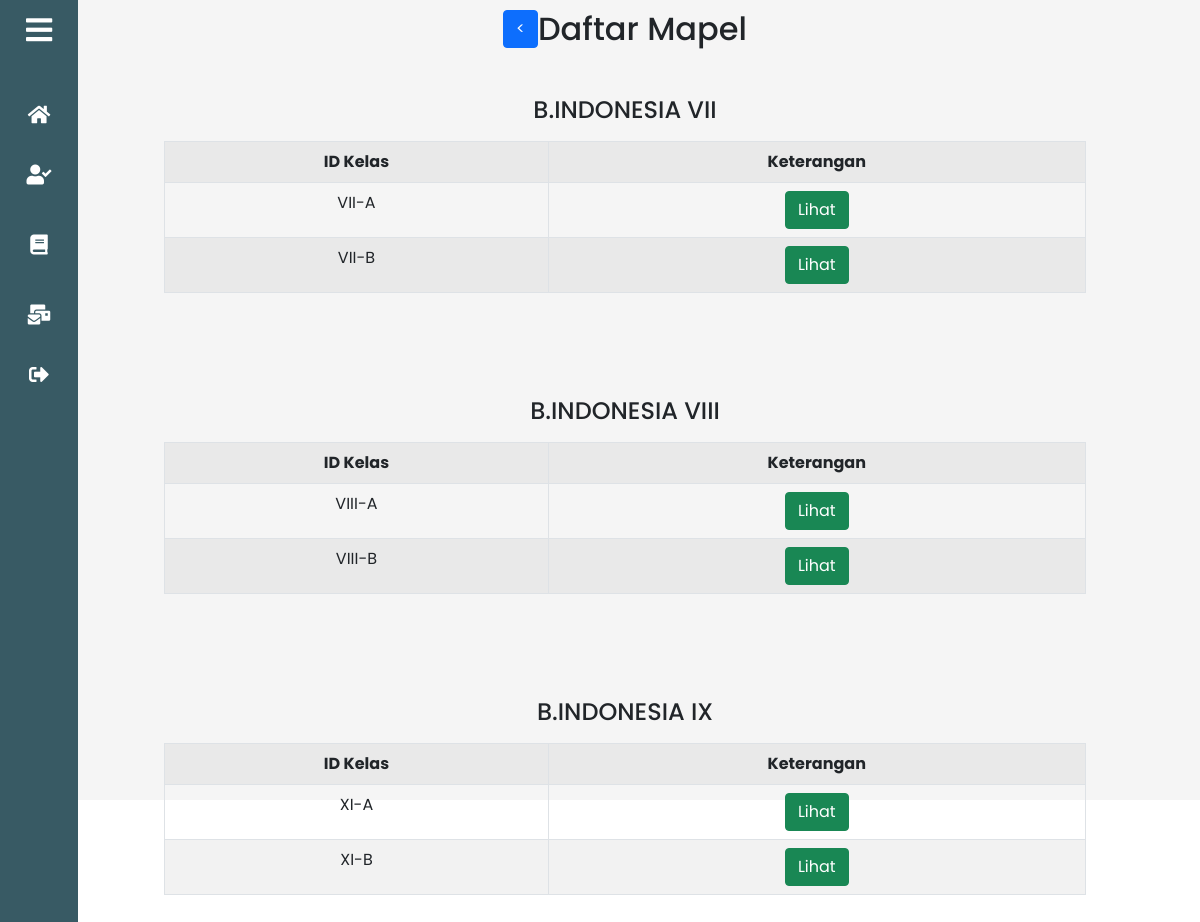
The page /teacher/crud_absen/mapel.php (signed in) on the database its author committed.
### tables this page shows
CREATE TABLE `mapel` (
  `ID_MAPEL` varchar(20) NOT NULL,
  `ID_GURU` varchar(20) DEFAULT NULL,
  `ID_ADMIN` varchar(20) DEFAULT NULL,
  `MAPEL` varchar(20) DEFAULT NULL
);

CREATE TABLE `belajar` (
  `ID_KELAS` varchar(20) NOT NULL,
  `ID_MAPEL` varchar(20) NOT NULL
);

CREATE TABLE `kelas` (
  `ID_KELAS` varchar(20) NOT NULL,
  `ID_ADMIN` varchar(20) DEFAULT NULL,
  `KELAS` varchar(6) DEFAULT NULL
);

### teacher/crud_absen/mapel.php (the view, shortened to what this page needs)
<?php
include_once("../../config/config.php");
$ID_GURU = $_SESSION['ID_GURU'];
$CRUD = $_GET["CRUD"];
$mapel = mysqli_query($mysqli, "SELECT * FROM `mapel` WHERE ID_GURU = '$ID_GURU' ");
?>
<!DOCTYPE html>
<html>
<head>
	 <link rel="stylesheet" href="../assets/dashboard_teacher.css">
	<link rel="stylesheet" href="https://cdnjs.cloudflare.com/ajax/libs/font-awesome/5.15.3/css/all.min.css">
	<link href="https://cdn.jsdelivr.net/npm/bootstrap@5.0.2/dist/css/bootstrap.min.css" rel="stylesheet">
</head>
<body>
	<section class="sidebar close">
		<section class="click-close">
			<i class="fas fa-bars"></i><p>Guru</p>
		</section>
		<ul class="list-menu">
			<li>
				<a href="../dashboard_teacher.php"><i class="fas fa-home"></i><p>Home</p></a>
			</li>
			<li>
				<a href="../daftar_siswa/daftar_semester.php"><i class="fas fa-user-check"></i><p>Daftar Siswa</p></a>
			</li>
			<li>
				<a href="semester.php"><i class="fas fa-book"></i><p>Daftar Absen</p></a>
			</li>
			<li>
				<a href="../crud_nilai/semester.php"><i class="fas fa-mail-bulk"></i><p>Input Nilai</p></a>
			</li>
			<li>
				<a href="../login_teacher.php"><i class="fas fa-sign-out-alt"></i><p>LogOut</p></a>
			</li>
		</ul>
	</section>
	<section class="home">
		<div class="content">
			<div class="d-flex align-items-center justify-content-center">
				<a class="btn btn-primary " href="semester.php" role="button"><</a>
				<h2 class="my-auto">Daftar Mapel</h2>
			</div>
					 <?php
 						while($user_data = mysqli_fetch_array($mapel)) {
							 $ID_MAPEL = $user_data["ID_MAPEL"];
							 $MAPEL = $user_data["MAPEL"];
							 echo"<h4  >$MAPEL</h4>
							 		<div class='container mx-auto my-3 mx-2' >
							 			<div class='table-responsive col-md-10  my-3 mx-auto' style='overflow-x: auto'>
								 			<table class='table table-striped table-hover table-bordered'>
							 	 				<tr>
							 						<th class='col-5'>ID Kelas</th>
													<th>Keterangan</th>
						 						</tr>
							 	";
							 	$result = mysqli_query($mysqli, "SELECT ID_KELAS FROM `belajar` WHERE ID_MAPEL = '$ID_MAPEL'");
							 	while($id_kelas = mysqli_fetch_array($result)){
											$kelas= mysqli_query($mysqli, "SELECT * FROM `kelas` WHERE ID_KELAS = '$id_kelas[ID_KELAS]'");
											$KELAS= mysqli_fetch_array($kelas);
											echo "<tr>";
							 				echo "<td class='col-5'>".$KELAS['KELAS']."</td>";
											if($CRUD == 1){
												echo "<td><a class='btn btn-success' href='tanggal.php?ID_KELAS=$id_kelas[ID_KELAS]&ID_MAPEL=$ID_MAPEL&CRUD=1'>Masukkan Absen</a></td></tr>";
											}
											else{
												echo "<td><a class='btn btn-success' href='tanggal.php?ID_KELAS=$id_kelas[ID_KELAS]&ID_MAPEL=$ID_MAPEL&CRUD=0'>Lihat</a></td></tr>";
											}
							 	}
							 	echo"
							 				</table>
							 			</div>
						 			</div>
							 		</br></br></br>";
 						}
 					?>
    	</div>
	</section>
</body>
</html>

### teacher/assets/dashboard_teacher.css (style rules this page uses)
* { margin: 0; padding: 0; box-sizing: border-box; font-family: 'Poppins', sans-serif; }
.sidebar { position: fixed; top: 0; left: 0; height: 100%; width: 260px; background: #385A64; z-index: 100; transition: all 0.5s ease; }
.sidebar.close { width: 78px; }
.sidebar .click-close { height: 60px; width: 100%; display: flex; align-items: center; }
.sidebar .click-close i { font-size: 30px; color: #fff; height: 50px; min-width: 78px; text-align: center; line-height: 50px; }
.sidebar .list-menu { height: 100%; padding: 30px 0 150px 0; overflow: auto; }
.sidebar.close .list-menu { overflow: visible; }
.sidebar .list-menu li { position: relative; list-style: none; transition: all 0.4s ease; }
.sidebar .list-menu li i { height: 50px; min-width: 78px; text-align: center; line-height: 50px; color: #fff; font-size: 20px; cursor: pointer; transition: all 0.3s ease; }
.sidebar .list-menu li a { display: flex; align-items: center; text-decoration: none; }
.home { position: relative; background: whitesmoke; height: 100vh; left: 260px; width: calc(100% - 260px); transition: all 0.5s ease; }
.sidebar.close ~ .home { left: 50px; width: calc(100% - 50px); }
.content { text-align: center; padding: 10px; }

### rows shown on the page
mapel: MAPEL "B.INDONESIA VII"
belajar: ID_KELAS.KELAS "VII-A"
belajar: ID_KELAS.KELAS "VII-B"
mapel: MAPEL "B.INDONESIA VIII"
belajar: ID_KELAS.KELAS "VIII-A"
belajar: ID_KELAS.KELAS "VIII-B"
mapel: MAPEL "B.INDONESIA IX"
belajar: ID_KELAS.KELAS "XI-A"
belajar: ID_KELAS.KELAS "XI-B"
